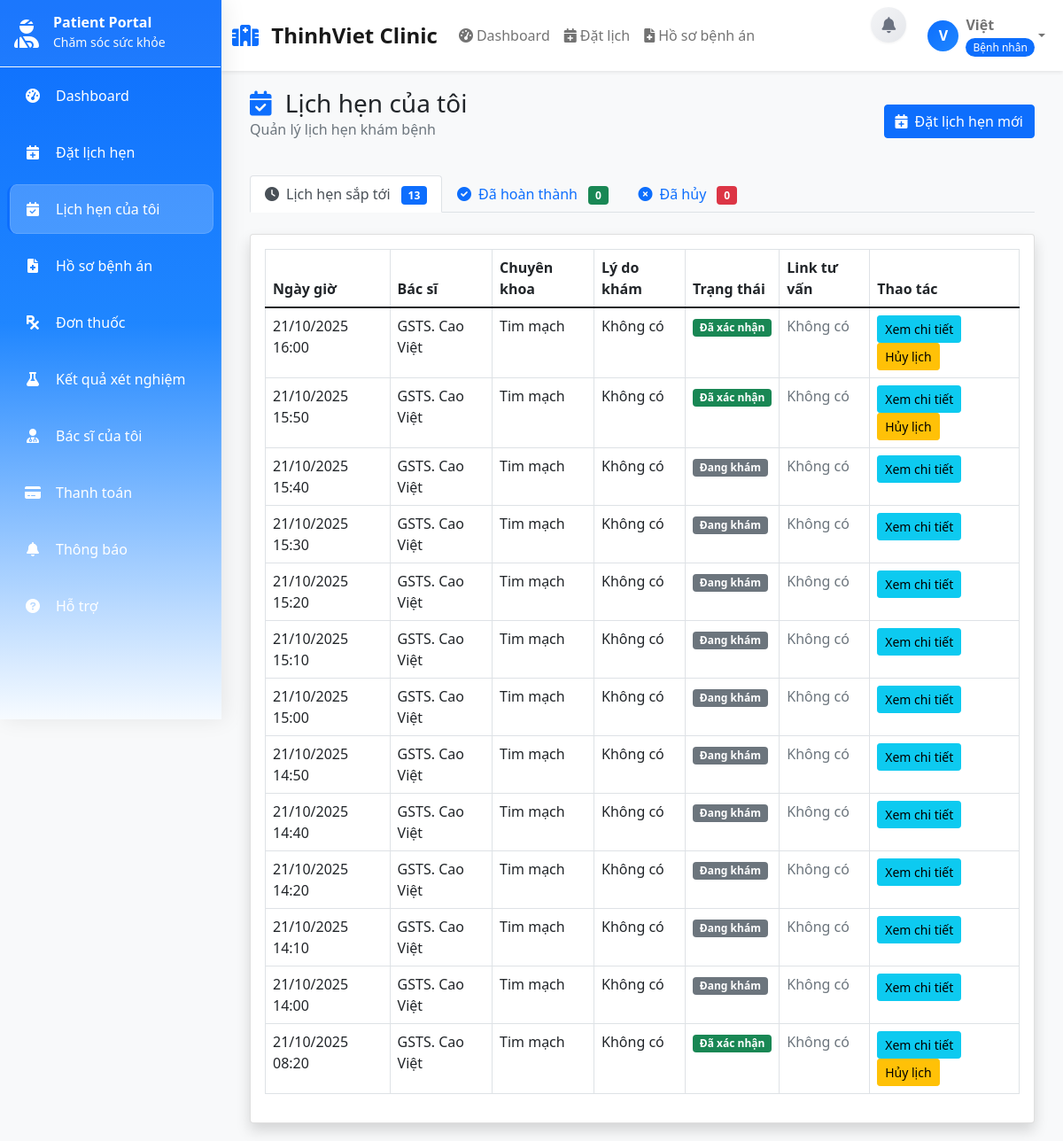
Before: /patient_appointments (signed in) with the older database file.
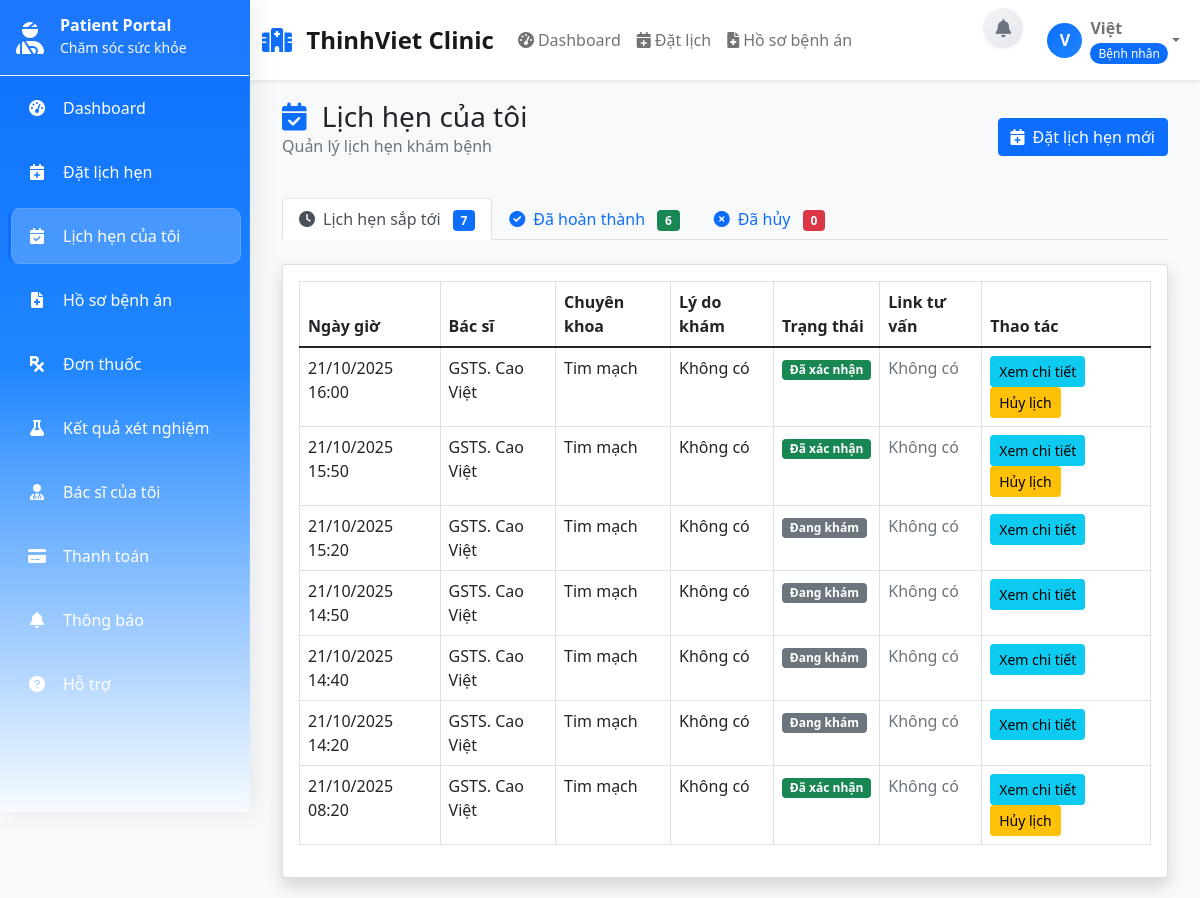
After: the same page with the newer database file.
### tables this page shows
CREATE TABLE `benh_nhan` (
  `id` int(11) NOT NULL,
  `ten` varchar(255) NOT NULL,
  `email` varchar(255) NOT NULL,
  `mat_khau` varchar(255) NOT NULL,
  `so_dien_thoai` varchar(20) DEFAULT NULL,
  `phone_verified` tinyint(1) NOT NULL DEFAULT 0,
  `bao_hiem_y_te` varchar(50) DEFAULT NULL,
  `bao_hiem_y_te_id` int(11) DEFAULT NULL,
  `ngay_sinh` date DEFAULT NULL,
  `gioi_tinh` enum('Nam','Nu','Khac') DEFAULT NULL,
  `dia_chi` text DEFAULT NULL,
  `nhom_mau` enum('A+','A-','B+','B-','AB+','AB-','O+','O-') DEFAULT NULL,
  `ngay_tao` timestamp NOT NULL DEFAULT current_timestamp(),
  `ngay_cap_nhat` timestamp NOT NULL DEFAULT current_timestamp() ON UPDATE current_timestamp(),
  `ma_benh_nhan` varchar(20) DEFAULT NULL
);

CREATE TABLE `lich_hen` (
  `id` int(11) NOT NULL,
  `benh_nhan_id` int(11) NOT NULL,
  `bac_si_id` int(11) NOT NULL,
  `ngay_hen` date NOT NULL,
  `gio_hen` time NOT NULL,
  `ly_do` text DEFAULT NULL,
  `loai_lich` enum('Tư vấn','Trực tiếp','Tại nhà','Tại viện') NOT NULL DEFAULT 'Trực tiếp',
  `dia_chi_kham` varchar(255) DEFAULT NULL,
  `link_tu_van` varchar(255) DEFAULT NULL,
  `trang_thai` enum('Chờ xác nhận','Đã xác nhận','Đang khám','Hoàn thành','Đã khám xong','hủy') DEFAULT 'Chờ xác nhận',
  `ghi_chu` text DEFAULT NULL,
  `ngay_tao` timestamp NOT NULL DEFAULT current_timestamp(),
  `ngay_cap_nhat` timestamp NOT NULL DEFAULT current_timestamp() ON UPDATE current_timestamp()
);

CREATE TABLE `bac_si` (
  `id` int(11) NOT NULL,
  `ten` varchar(255) NOT NULL,
  `email` varchar(255) NOT NULL,
  `mat_khau` varchar(255) NOT NULL,
  `so_dien_thoai` varchar(20) DEFAULT NULL,
  `chuyen_khoa_id` int(11) DEFAULT NULL,
  `chuyen_khoa` varchar(100) DEFAULT NULL,
  `so_giay_phep` varchar(50) DEFAULT NULL,
  `so_nam_kinh_nghiem` int(11) DEFAULT 0,
  `ngay_tao` timestamp NOT NULL DEFAULT current_timestamp(),
  `ngay_cap_nhat` timestamp NOT NULL DEFAULT current_timestamp() ON UPDATE current_timestamp(),
  `hinh_anh` varchar(255) DEFAULT NULL
);

### Controllers/AppointmentController.php (called while the page is built, shortened)
<?php
require_once 'Models/Appointment.php';
require_once 'Models/Patient.php';
require_once 'Controllers/AuthController.php';
class AppointmentController
{
    private $appointmentModel;
    private $auth;
    public function __construct()
    {
        $this->appointmentModel = new Appointment();
        $this->auth = new AuthController();
    }
    public function patientAppointments()
    {
        $this->auth->requireAuth('patient');
        $patientId = $_SESSION['user_id'];
        $allAppointments = $this->appointmentModel->getByPatientId($patientId) ?: [];
        $upcomingAppointments = [];
        $completedAppointments = [];
        foreach ($allAppointments as $appointment) {
            switch ($appointment['trang_thai']) {
                case 'Chờ xác nhận':
                case 'Đã xác nhận':
                    $upcomingAppointments[] = $appointment;
                    break;
                case 'Hoàn thành':
                    $completedAppointments[] = $appointment;
                    break;
                default:
                    $upcomingAppointments[] = $appointment;
                    break;
            }
        }
        include 'Views/patient/appointments.php';
    }
}

### config/database.php (called while the page is built, shortened)
<?php
class Database
{
    private $host;
    private $db_name;
    private $username;
    private $password;
    public function __construct()
    {
        $this->host = $_ENV['DB_HOST'] ?? getenv('DB_HOST') ?? 'localhost';
        $this->db_name = $_ENV['DB_NAME'] ?? getenv('DB_NAME') ?? 'clinic-management';
        $this->username = $_ENV['DB_USER'] ?? getenv('DB_USER') ?? 'root';
        $this->password = $_ENV['DB_PASS'] ?? getenv('DB_PASS') ?? '';
    }
    private function loadEnvFile()
    {
        $envFile = __DIR__ . '/../.env';
    }
    public function getConnection()
    {
        $this->conn = null;
        try {
            $this->conn = new PDO("mysql:host=" . $this->host . ";dbname=" . $this->db_name, $this->username, $this->password);
            $this->conn->exec("set names utf8");
            $this->conn->setAttribute(PDO::ATTR_ERRMODE, PDO::ERRMODE_EXCEPTION);
        } catch (PDOException $exception) {
            error_log("Database connection error: " . $exception->getMessage());
            echo "Database connection failed. Please try again later.";
        }
        return $this->conn;
    }
}

### Models/User.php (called while the page is built, shortened)
<?php
require_once 'config/database.php';
class User
{
    protected $conn;
    public function __construct()
    {
        $database = new Database();
        $this->conn = $database->getConnection();
    }
    public function getConnection()
    {
        return $this->conn;
    }
}

### Models/Appointment.php (called while the page is built, shortened)
<?php
require_once 'config/database.php';
require_once 'Models/User.php';
class Appointment extends User
{
    public function getByPatientId($patientId)
    {
        try {
            $sql = "SELECT lh.*, bs.ten AS ten_bac_si, bs.chuyen_khoa, bs.hinh_anh AS avatar_bac_si, bs.so_nam_kinh_nghiem,
                           bn.ten AS ten_benh_nhan, bn.so_dien_thoai, bn.gioi_tinh
                    FROM lich_hen lh
                    JOIN bac_si bs ON lh.bac_si_id = bs.id
                    JOIN benh_nhan bn ON lh.benh_nhan_id = bn.id
                    WHERE bn.id = :patient_id
                    ORDER BY lh.ngay_hen DESC, lh.gio_hen DESC";
            $stmt = $this->getConnection()->prepare($sql);
            $stmt->execute([':patient_id' => $patientId]);
            $result = $stmt->fetchAll(PDO::FETCH_ASSOC);
            return $result;
        } catch (PDOException $e) {
            error_log("Appointment getByPatientId error: " . $e->getMessage());
            return [];
        }
    }
}

### Controllers/AuthController.php (called while the page is built, shortened)
<?php
require_once 'Models/Patient.php';
class AuthController
{
    private function resolveUserByFallback($uid): ?array
    {
        try {
            require_once 'config/database.php';
            $db = new Database();
            $conn = $db->getConnection();
            $stmt = $conn->prepare('SELECT * FROM le_tan WHERE id = :id');
            $stmt->execute([':id' => $uid]);
            $r = $stmt->fetch(PDO::FETCH_ASSOC) ?: null;
        } catch (Exception $e) {
        }
        try {
            $pat = new Patient();
            if (method_exists($pat, 'getById')) {
                $p = $pat->getById($uid);
                if ($p) {
                    return ['role' => 'patient', 'name' => $p['ten'] ?? '', 'email' => $p['email'] ?? ''];
                }
            }
        } catch (Exception $e) {
        }
        return null;
    }
    public function resolveCurrentUserContext(): array
    {
        static $cached;
        if ($cached !== null) return $cached;
        $cached = ['id' => null, 'role' => '', 'name' => '', 'email' => '', 'chuyen_khoa_id' => null];
        $uid = $_SESSION['user_id'] ?? null;
        $cached['id'] = (int)$uid;
        $result = $this->resolveUserByFallback($uid);
        if ($result) {
            $cached = array_merge($cached, $result);
        }
        return $cached;
    }
    private function userHasRole(string $expected): bool
    {
        $ctx = $this->resolveCurrentUserContext();
        return $ctx['role'] === $expected;
    }
    public function requireAuth($role = null)
    {
        if ($role && !$this->userHasRole($role)) {
            header("Location: ./");
            exit();
        }
    }
}

### Models/Patient.php (called while the page is built, shortened)
<?php
require_once 'Models/User.php';
class Patient extends User
{
    public function __construct()
    {
        $this->table_name = "benh_nhan";
    }
    public function getById($id)
    {
        $query = "SELECT id, ten, email, so_dien_thoai, ngay_sinh, gioi_tinh, dia_chi, nhom_mau, mat_khau, ngay_tao, ngay_cap_nhat, bao_hiem_y_te, bao_hiem_y_te_id FROM " . $this->table_name . " WHERE id = :id";
        $stmt = $this->conn->prepare($query);
        $stmt->bindParam(":id", $id);
        $stmt->execute();
        return $stmt->fetch(PDO::FETCH_ASSOC);
    }
}

### Views/layouts/socket_bootstrap.php (called while the page is built, shortened)
<?php
require_once __DIR__ . '/layout_helper.php';
$ctx = function_exists('getCurrentUserContext') ? getCurrentUserContext() : ['id' => null, 'role' => '', 'name' => ''];
?>

### Views/patient/appointments.php (the view, shortened to what the rows shown need)
<?php
$upcomingAppointments = $upcomingAppointments ?? [];
require_once 'Views/layouts/layout_helper.php';
function formatDateTime($date, $time)
{
    $dateTime = $date . ' ' . $time;
    return date('d/m/Y H:i', strtotime($dateTime));
}
function getStatusBadgeClass($status)
{
    switch ($status) {
        case 'Đã xác nhận':
            return 'bg-success';
        default:
            return 'bg-secondary';
    }
}
function getStatusText($status)
{
    switch ($status) {
        case 'Đã xác nhận':
            return 'Đã xác nhận';
        default:
            return $status;
    }
}
?>
<div class="container-fluid">
    <div class="d-flex justify-content-between align-items-center mb-4">
        <div>
            <h1 class="h3 mb-0 text-gray-800">
                <i class="fas fa-calendar-check text-primary me-2"></i>
                Lịch hẹn của tôi
            </h1>
        </div>
    </div>
    <div class="tab-content" id="appointmentTabContent">
        <div class="tab-pane fade show active" id="upcoming" role="tabpanel">
            <div class="card shadow">
                <div class="card-body">
                    <div class="table-responsive">
                        <table class="table table-bordered" width="100%" cellspacing="0">
                            <thead>
                                <tr>
                                    <th>Ngày giờ</th>
                                    <th>Bác sĩ</th>
                                    <th>Chuyên khoa</th>
                                    <th>Lý do khám</th>
                                    <th>Trạng thái</th>
                                    <th>Link tư vấn</th>
                                    <th>Thao tác</th>
                                </tr>
                            </thead>
                            <tbody>
                                <?php if (empty($upcomingAppointments)): ?>
                                <tr>
                                    <td colspan="6" class="text-center text-muted py-4">
                                        <i class="fas fa-calendar-times fa-2x mb-2"></i><br>
                                        Chưa có lịch hẹn sắp tới
                                    </td>
                                </tr>
                                <?php else: ?>
                                <?php foreach ($upcomingAppointments as $appointment): ?>
                                <tr>
                                    <td><?php echo formatDateTime($appointment['ngay_hen'], $appointment['gio_hen']); ?>
                                    </td>
                                    <td><?php echo htmlspecialchars($appointment['ten_bac_si'] ?? 'N/A'); ?></td>
                                    <td><?php echo htmlspecialchars($appointment['chuyen_khoa'] ?? 'N/A'); ?></td>
                                    <td><?php echo htmlspecialchars($appointment['ly_do'] ?? 'Không có'); ?></td>
                                    <td><span
                                            class="badge <?php echo getStatusBadgeClass($appointment['trang_thai']); ?>"><?php echo getStatusText($appointment['trang_thai']); ?></span>
                                    </td>
                                    <td>
                                        <?php if (!empty($appointment['link_tu_van'])): ?>
                                        <a href="<?php echo htmlspecialchars($appointment['link_tu_van']); ?>"
                                            target="_blank" class="btn btn-sm btn-success">
                                            <i class="fas fa-video me-1"></i>Tham gia tư vấn
                                        </a>
                                        <?php else: ?>
                                        <span class="text-muted">Không có</span>
                                        <?php endif; ?>
                                    </td>
                                    <td>
                                        <button class="btn btn-sm btn-info"
                                            onclick="viewAppointmentDetails(<?php echo $appointment['id']; ?>)">Xem chi
                                            tiết</button>
                                        <?php if (in_array($appointment['trang_thai'], ['Chờ xác nhận', 'Đã xác nhận'])): ?>
                                        <button class="btn btn-sm btn-warning"
                                            onclick="cancelAppointment(<?php echo $appointment['id']; ?>)">Hủy
                                            lịch</button>
                                        <?php endif; ?>
                                    </td>
                                </tr>
                                <?php endforeach; ?>
                                <?php endif; ?>
                            </tbody>
                        </table>
                    </div>
                </div>
            </div>
        </div>
    </div>
</div>
<?php
$content = ob_get_clean();
renderLayout($content, 'Lịch hẹn của tôi - Hệ thống Quản lý Bệnh viện');
?>

### Views/layouts/main_layout.php (shortened to what the rows shown need)
<?php
require_once 'Views/layouts/layout_helper.php';
$__ctx = getCurrentUserContext();
$user_role = $__ctx['role'];
$ctx = getCurrentUserContext();
$displayName = htmlspecialchars($ctx['name'] ?: 'Bệnh nhân', ENT_QUOTES, 'UTF-8');
?>
<!DOCTYPE html>
<html lang="vi">
<head>
    <?php include 'Views/layouts/socket_bootstrap.php'; ?>
    <link href="https://cdn.jsdelivr.net/npm/bootstrap@5.1.3/dist/css/bootstrap.min.css" rel="stylesheet">
    <link href="https://cdnjs.cloudflare.com/ajax/libs/font-awesome/6.0.0/css/all.min.css" rel="stylesheet">
</head>
<body>
    <nav class="navbar navbar-expand-lg navbar-light bg-white shadow-sm">
        <div class="container-fluid">
            <div class="collapse navbar-collapse" id="navbarNav">
                <div class="navbar-nav">
                    <div class="nav-item dropdown">
                        <a class="nav-link dropdown-toggle d-flex align-items-center" href="#" role="button"
                            data-bs-toggle="dropdown">
                            <div class="user-avatar me-2">
                                <?php echo strtoupper(substr($ctx['name'] ?: 'U', 0, 1)); ?>
                            </div>
                            <div class="user-info">
                                <div>
                                    <div class="fw-bold"><?php echo $displayName; ?></div>
                                    <small class="text-muted">
                                        <?php
                                        $role_text = '';
                                        $role_class = '';
                                        switch ($user_role) {
                                            case 'patient':
                                                $role_text = 'Bệnh nhân';
                                                $role_class = 'role-patient';
                                                break;
                                        }
                                        ?>
                                        <span
                                            class="role-badge <?php echo $role_class; ?>"><?php echo $role_text; ?></span>
                                    </small>
                                </div>
                            </div>
                        </a>
                    </div>
                </div>
            </div>
        </div>
    </nav>
    <div class="main-content">
        <?php echo $content ?? ''; ?>
    </div>
</body>
</html>

Changed rows visible on the page:
no longer on this page (row edited): lich_hen: ngay_hen+gio_hen "21/10/2025 15:40", bac_si.ten "GSTS. Cao Việt", bac_si.chuyen_khoa "Tim mạch", ly_do "Không có", trang_thai "Đang khám"
no longer on this page (row edited): lich_hen: ngay_hen+gio_hen "21/10/2025 15:30", bac_si.ten "GSTS. Cao Việt", bac_si.chuyen_khoa "Tim mạch", ly_do "Không có", trang_thai "Đang khám"
no longer on this page (row edited): lich_hen: ngay_hen+gio_hen "21/10/2025 15:10", bac_si.ten "GSTS. Cao Việt", bac_si.chuyen_khoa "Tim mạch", ly_do "Không có", trang_thai "Đang khám"
no longer on this page (row edited): lich_hen: ngay_hen+gio_hen "21/10/2025 15:00", bac_si.ten "GSTS. Cao Việt", bac_si.chuyen_khoa "Tim mạch", ly_do "Không có", trang_thai "Đang khám"
no longer on this page (row edited): lich_hen: ngay_hen+gio_hen "21/10/2025 14:10", bac_si.ten "GSTS. Cao Việt", bac_si.chuyen_khoa "Tim mạch", ly_do "Không có", trang_thai "Đang khám"
no longer on this page (row edited): lich_hen: ngay_hen+gio_hen "21/10/2025 14:00", bac_si.ten "GSTS. Cao Việt", bac_si.chuyen_khoa "Tim mạch", ly_do "Không có", trang_thai "Đang khám"
Other visible differences:
count($upcomingAppointments): "13" → "7"
count($completedAppointments): "0" → "6"
